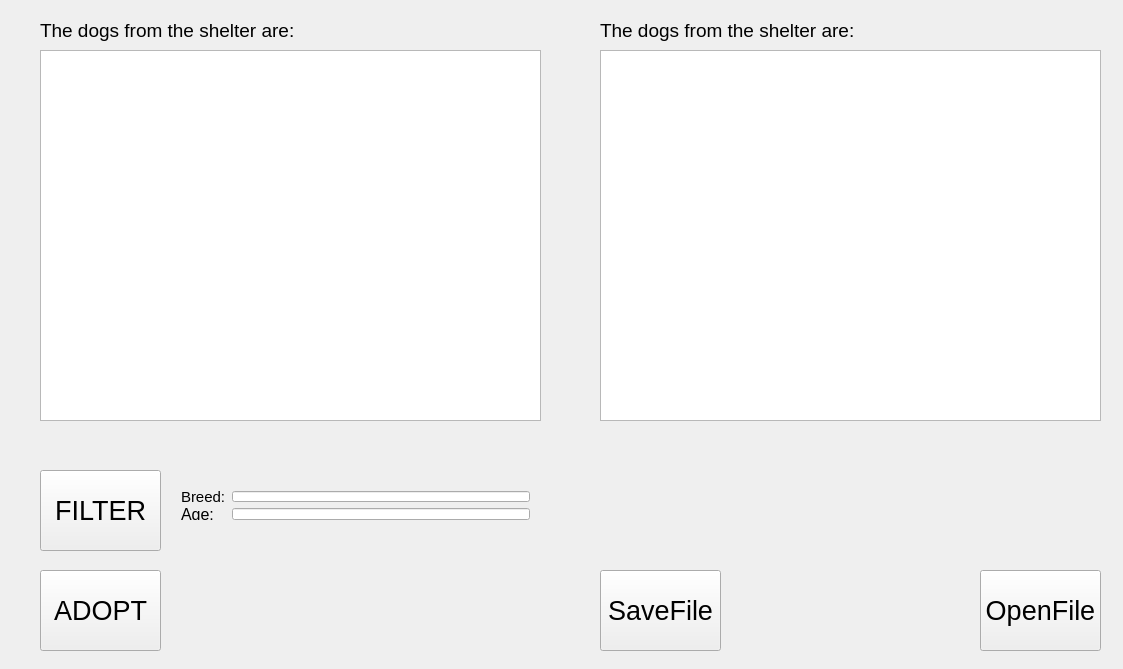
<?xml version="1.0" encoding="UTF-8"?>
<ui version="4.0">
 <class>GUIUser</class>
 <widget class="QWidget" name="GUIUser">
  <property name="geometry">
   <rect>
    <x>0</x>
    <y>0</y>
    <width>1123</width>
    <height>669</height>
   </rect>
  </property>
  <property name="windowTitle">
   <string>GUIUser</string>
  </property>
  <widget class="QListWidget" name="repoList">
   <property name="geometry">
    <rect>
     <x>40</x>
     <y>50</y>
     <width>501</width>
     <height>371</height>
    </rect>
   </property>
   <property name="styleSheet">
    <string notr="true">font: 12pt &quot;MS Shell Dlg 2&quot;;</string>
   </property>
  </widget>
  <widget class="QListWidget" name="adoptionList">
   <property name="geometry">
    <rect>
     <x>600</x>
     <y>50</y>
     <width>501</width>
     <height>371</height>
    </rect>
   </property>
   <property name="styleSheet">
    <string notr="true">font: 12pt &quot;MS Shell Dlg 2&quot;;</string>
   </property>
  </widget>
  <widget class="QPushButton" name="moveDogButton">
   <property name="geometry">
    <rect>
     <x>40</x>
     <y>570</y>
     <width>121</width>
     <height>81</height>
    </rect>
   </property>
   <property name="font">
    <font>
     <pointsize>20</pointsize>
    </font>
   </property>
   <property name="text">
    <string>ADOPT</string>
   </property>
  </widget>
  <widget class="QLabel" name="label">
   <property name="geometry">
    <rect>
     <x>40</x>
     <y>20</y>
     <width>401</width>
     <height>21</height>
    </rect>
   </property>
   <property name="font">
    <font>
     <pointsize>14</pointsize>
    </font>
   </property>
   <property name="text">
    <string>The dogs from the shelter are:</string>
   </property>
  </widget>
  <widget class="QLabel" name="label_2">
   <property name="geometry">
    <rect>
     <x>600</x>
     <y>10</y>
     <width>371</width>
     <height>41</height>
    </rect>
   </property>
   <property name="font">
    <font>
     <pointsize>14</pointsize>
    </font>
   </property>
   <property name="text">
    <string>The dogs from the shelter are:</string>
   </property>
  </widget>
  <widget class="QPushButton" name="filterButton">
   <property name="geometry">
    <rect>
     <x>40</x>
     <y>470</y>
     <width>121</width>
     <height>81</height>
    </rect>
   </property>
   <property name="font">
    <font>
     <pointsize>20</pointsize>
    </font>
   </property>
   <property name="text">
    <string>FILTER</string>
   </property>
  </widget>
  <widget class="QPushButton" name="saveFileButton">
   <property name="geometry">
    <rect>
     <x>600</x>
     <y>570</y>
     <width>121</width>
     <height>81</height>
    </rect>
   </property>
   <property name="font">
    <font>
     <pointsize>20</pointsize>
    </font>
   </property>
   <property name="text">
    <string>SaveFile</string>
   </property>
  </widget>
  <widget class="QPushButton" name="openFileButton">
   <property name="geometry">
    <rect>
     <x>980</x>
     <y>570</y>
     <width>121</width>
     <height>81</height>
    </rect>
   </property>
   <property name="font">
    <font>
     <pointsize>20</pointsize>
    </font>
   </property>
   <property name="text">
    <string>OpenFile</string>
   </property>
  </widget>
  <widget class="QWidget" name="formLayoutWidget">
   <property name="geometry">
    <rect>
     <x>170</x>
     <y>480</y>
     <width>371</width>
     <height>51</height>
    </rect>
   </property>
   <layout class="QFormLayout" name="formLayout">
    <item row="0" column="0">
     <widget class="QLabel" name="breedLabel">
      <property name="font">
       <font>
        <pointsize>11</pointsize>
       </font>
      </property>
      <property name="text">
       <string>Breed:</string>
      </property>
     </widget>
    </item>
    <item row="0" column="1">
     <widget class="QLineEdit" name="breedEdit"/>
    </item>
    <item row="1" column="0">
     <widget class="QLabel" name="ageLabel">
      <property name="font">
       <font>
        <pointsize>12</pointsize>
       </font>
      </property>
      <property name="text">
       <string>Age:</string>
      </property>
     </widget>
    </item>
    <item row="1" column="1">
     <widget class="QLineEdit" name="ageEdit"/>
    </item>
   </layout>
  </widget>
 </widget>
 <layoutdefault spacing="6" margin="11"/>
 <resources/>
 <connections/>
</ui>
